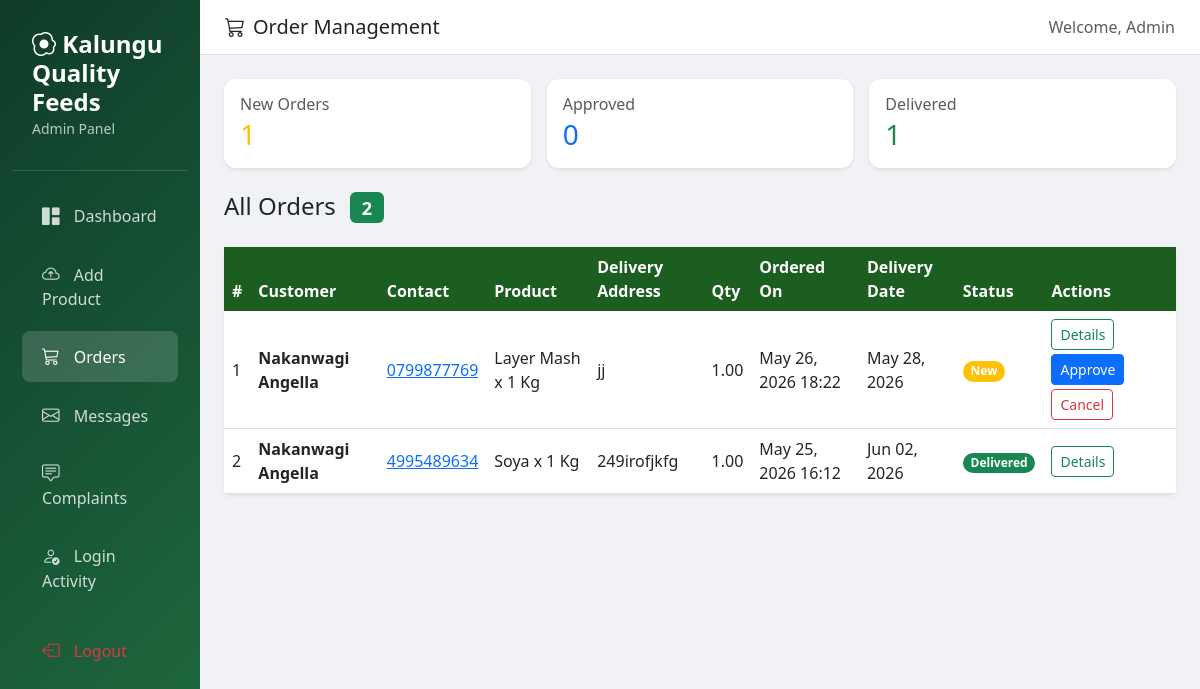
Screenshot of /Admin/view_orders.php (signed in) with the database file from the repository.
### tables this page shows
CREATE TABLE IF NOT EXISTS orders (
    id INT(11) AUTO_INCREMENT PRIMARY KEY,
    user_id INT(11) NOT NULL,
    full_name VARCHAR(100) NOT NULL,
    phone VARCHAR(20) NOT NULL,
    product VARCHAR(50) NOT NULL,
    quantity DECIMAL(10,2) NOT NULL,
    delivery_address TEXT NOT NULL,
    delivery_date DATE NOT NULL,
    order_date TIMESTAMP DEFAULT CURRENT_TIMESTAMP,
    status VARCHAR(20) DEFAULT 'pending'
);

### Admin/view_orders.php (the view, shortened to what this page needs)
<?php
include 'connection.php';
$orders = [];
$status_aliases = [
    'new' => 'pending',
    'confirmed' => 'approved',
    'processing' => 'approved',
    'completed' => 'delivered',
];
$table_check = mysqli_query($conn, "SHOW TABLES LIKE 'orders'");
if ($table_check && mysqli_num_rows($table_check) > 0) {
    $order_sort_column = 'id';
    $columns = [];
    $columns_result = mysqli_query($conn, 'SHOW COLUMNS FROM orders');
    if ($columns_result) {
        while ($col = mysqli_fetch_assoc($columns_result)) {
            $columns[] = $col['Field'];
        }
    }
    foreach (['order_date', 'created_at', 'date', 'id'] as $candidate) {
        if (in_array($candidate, $columns, true)) {
            $order_sort_column = $candidate;
            break;
        }
    }
    $query = "SELECT o.*, u.username, u.email AS account_email
              FROM orders o
              LEFT JOIN users u ON o.user_id = u.user_id
              ORDER BY o.`" . $order_sort_column . "` DESC, o.id DESC";
    $res = mysqli_query($conn, $query);
    if ($res) {
        while ($row = mysqli_fetch_assoc($res)) {
            $raw_status = strtolower(trim((string) ($row['status'] ?? 'pending')));
            $normalized_status = $status_aliases[$raw_status] ?? $raw_status;
            $orders[] = [
                'id' => isset($row['id']) ? (int) $row['id'] : 0,
                'customer' => trim($row['full_name'] ?? $row['Customer_Name'] ?? $row['customer_name'] ?? 'Unknown'),
                'username' => trim($row['username'] ?? ''),
                'email' => trim($row['account_email'] ?? $row['Email'] ?? $row['email'] ?? ''),
                'phone' => trim($row['phone'] ?? $row['Phone'] ?? ''),
                'product' => trim($row['product'] ?? 'N/A'),
                'quantity' => isset($row['quantity']) ? (string) $row['quantity'] : 'N/A',
                'delivery_address' => trim($row['delivery_address'] ?? $row['Delivery Address'] ?? ''),
                'delivery_date' => trim($row['delivery_date'] ?? $row['Delivery Date'] ?? ''),
                'order_date' => trim($row['order_date'] ?? $row['created_at'] ?? $row['date'] ?? ''),
                'status' => $normalized_status,
            ];
        }
    }
}
$new_orders = count(array_filter($orders, static function ($order) {
    return ($order['status'] ?? '') === 'pending';
}));
$approved_orders = count(array_filter($orders, static function ($order) {
    return ($order['status'] ?? '') === 'approved';
}));
$delivered_orders = count(array_filter($orders, static function ($order) {
    return ($order['status'] ?? '') === 'delivered';
}));
$status_colors = [
    'pending' => 'warning',
    'approved' => 'primary',
    'delivered' => 'success',
    'cancelled' => 'danger',
];
$status_labels = [
    'pending' => 'New',
    'approved' => 'Approved',
    'delivered' => 'Delivered',
    'cancelled' => 'Cancelled',
];
?>
<!DOCTYPE html>
<html lang="en">
<head>
    <link href="https://cdn.jsdelivr.net/npm/bootstrap@5.3.0/dist/css/bootstrap.min.css" rel="stylesheet">
    <link href="https://cdn.jsdelivr.net/npm/bootstrap-icons@1.11.0/font/bootstrap-icons.css" rel="stylesheet">
</head>
<body>
    <div class="container-fluid">
        <div class="row">
            <div class="col-md-3 col-lg-2 sidebar d-none d-md-block">
                <div class="brand">
                    <h4><i class="bi bi-egg-fried"></i> Kalungu Quality Feeds</h4>
                    <small>Admin Panel</small>
                </div>
                <nav class="nav flex-column">
                    <a class="nav-link" href="admin.php"><i class="bi bi-grid-1x2-fill"></i> Dashboard</a>
                    <a class="nav-link" href="upload_photo.php"><i class="bi bi-cloud-arrow-up"></i> Add Product</a>
                    <a class="nav-link active" href="view_orders.php"><i class="bi bi-cart3"></i> Orders</a>
                    <a class="nav-link" href="view_messages.php"><i class="bi bi-envelope"></i> Messages</a>
                    <a class="nav-link" href="view_complaints.php"><i class="bi bi-chat-square-text"></i> Complaints</a>
                    <a class="nav-link" href="login_activity.php"><i class="bi bi-person-check"></i> Login Activity</a>
                    <a class="nav-link text-danger mt-3" href="adlogout.php"><i class="bi bi-box-arrow-left"></i> Logout</a>
                </nav>
            </div>
            <div class="col-md-9 col-lg-10 p-0">
                <div class="top-bar d-flex justify-content-between align-items-center">
                    <h5 class="mb-0"><i class="bi bi-cart3 me-2"></i>Order Management</h5>
                    <div class="d-flex align-items-center gap-3">
                        <span class="text-muted">Welcome, <?php echo htmlspecialchars($_SESSION['username']); ?></span>
                    </div>
                </div>
                <div class="p-4">
                    <div class="row g-3 mb-4">
                        <div class="col-sm-4">
                            <div class="card stats-card shadow-sm">
                                <div class="card-body">
                                    <h6 class="text-muted mb-1">New Orders</h6>
                                    <h3 class="mb-0 text-warning"><?php echo $new_orders; ?></h3>
                                </div>
                            </div>
                        </div>
                        <div class="col-sm-4">
                            <div class="card stats-card shadow-sm">
                                <div class="card-body">
                                    <h6 class="text-muted mb-1">Approved</h6>
                                    <h3 class="mb-0 text-primary"><?php echo $approved_orders; ?></h3>
                                </div>
                            </div>
                        </div>
                        <div class="col-sm-4">
                            <div class="card stats-card shadow-sm">
                                <div class="card-body">
                                    <h6 class="text-muted mb-1">Delivered</h6>
                                    <h3 class="mb-0 text-success"><?php echo $delivered_orders; ?></h3>
                                </div>
                            </div>
                        </div>
                    </div>
                    <div class="d-flex justify-content-between align-items-center mb-4">
                        <h4 class="mb-0">All Orders
                            <span class="badge bg-success ms-2"><?php echo count($orders); ?></span>
                        </h4>
                    </div>
                    <?php if (count($orders) > 0): ?>
                        <div class="card shadow-sm border-0 rounded-3">
                            <div class="card-body p-0">
                                <div class="table-responsive">
                                    <table class="table orders-table align-middle mb-0">
                                        <thead>
                                            <tr>
                                                <th>#</th>
                                                <th>Customer</th>
                                                <th>Contact</th>
                                                <th>Product</th>
                                                <th>Delivery Address</th>
                                                <th>Qty</th>
                                                <th>Ordered On</th>
                                                <th>Delivery Date</th>
                                                <th>Status</th>
                                                <th>Actions</th>
                                            </tr>
                                        </thead>
                                        <tbody>
                                            <?php foreach ($orders as $i => $order):
                                                $status = strtolower($order['status'] ?? 'pending');
                                                $badge = $status_colors[$status] ?? 'secondary';
                                                $status_label = $status_labels[$status] ?? ucfirst($status);
                                                $is_new = ($status === 'pending');
                                                $ordered_on_display = 'N/A';
                                                if (!empty($order['order_date'])) {
                                                    $ordered_ts = strtotime($order['order_date']);
                                                    $ordered_on_display = $ordered_ts ? date('M d, Y H:i', $ordered_ts) : $order['order_date'];
                                                }
                                                $delivery_on_display = 'N/A';
                                                if (!empty($order['delivery_date'])) {
                                                    $delivery_ts = strtotime($order['delivery_date']);
                                                    $delivery_on_display = $delivery_ts ? date('M d, Y', $delivery_ts) : $order['delivery_date'];
                                                }
                                            ?>
                                                <tr class="<?php echo $is_new ? 'order-row-new' : ''; ?>">
                                                    <td><?php echo $i + 1; ?></td>
                                                    <td>
                                                        <div class="fw-bold"><?php echo htmlspecialchars($order['customer']); ?></div>
                                                    </td>
                                                    <td>
                                                        <?php if (!empty($order['phone'])): ?>
                                                            <div><a href="tel:<?php echo htmlspecialchars($order['phone']); ?>"><?php echo htmlspecialchars($order['phone']); ?></a></div>
                                                        <?php endif; ?>
                                                    </td>
                                                    <td>
                                                        <div><?php echo htmlspecialchars($order['product']); ?></div>
                                                    </td>
                                                    <td>
                                                        <?php echo htmlspecialchars($order['delivery_address'] !== '' ? $order['delivery_address'] : ''); ?>
                                                    </td>
                                                    <td><?php echo htmlspecialchars($order['quantity']); ?></td>
                                                    <td><?php echo htmlspecialchars($ordered_on_display); ?></td>
                                                    <td><?php echo htmlspecialchars($delivery_on_display); ?></td>
                                                    <td>
                                                        <span class="badge rounded-pill bg-<?php echo $badge; ?>">
                                                            <?php echo htmlspecialchars($status_label); ?>
                                                        </span>
                                                    </td>
                                                    <td>
                                                        <div class="d-flex flex-wrap gap-1">
                                                            <a href="order_detail.php?id=<?php echo intval($order['id']); ?>" class="btn btn-outline-success btn-sm">Details</a>
                                                            <?php if ($status === 'pending'): ?>
                                                                <form method="POST" class="m-0">
                                                                    <button type="submit" class="btn btn-primary btn-sm">Approve</button>
                                                                </form>
                                                            <?php endif; ?>
                                                            <?php if (in_array($status, ['pending', 'approved'], true)): ?>
                                                                <form method="POST" class="m-0" onsubmit="return confirm('Cancel this order?');">
                                                                    <button type="submit" class="btn btn-outline-danger btn-sm">Cancel</button>
                                                                </form>
                                                            <?php endif; ?>
                                                        </div>
                                                    </td>
                                                </tr>
                                            <?php endforeach; ?>
                                        </tbody>
                                    </table>
                                </div>
                            </div>
                        </div>
                    <?php endif; ?>
                </div>
            </div>
        </div>
    </div>
</body>
</html>

### Admin/view_orders.php (style rules this page uses)
:root { --leaf-900: #0f3c2a; --leaf-700: #1f6b3f; }
body { background: #f0f2f5; }
.sidebar { background: linear-gradient(135deg, var(--leaf-900), var(--leaf-700)); min-height: 100vh; color: #fff; padding-top: 20px; }
.sidebar .nav-link { color: rgba(255, 255, 255, 0.8); padding: 12px 20px; border-radius: 8px; margin: 4px 10px; transition: all 0.2s; }
.sidebar .nav-link:hover, .sidebar .nav-link.active { background: rgba(255, 255, 255, 0.15); color: #fff; }
.sidebar .nav-link i { margin-right: 10px; font-size: 1.1rem; }
.brand { padding: 10px 20px 30px; border-bottom: 1px solid rgba(255, 255, 255, 0.15); margin-bottom: 15px; }
.brand h4 { margin: 0; font-weight: 700; }
.brand small { opacity: 0.7; }
.top-bar { background: #fff; border-bottom: 1px solid #e0e0e0; padding: 15px 25px; }
.orders-table thead th { background: #1b5e20; color: #fff; border: none; }
.orders-table tbody tr { transition: background 0.15s; }
.order-row-new { background: #fff8e1; }
.stats-card { border: 0; border-radius: 12px; }

### rows the page displays
orders: full_name "Nakanwagi Angella", phone "0799877769", product "Layer Mash x 1 Kg", delivery_address "jj", quantity "1.00", order_date "May 26, 2026 18:22", delivery_date "May 28, 2026", status "New"
orders: full_name "Nakanwagi Angella", phone "4995489634", product "Soya x 1 Kg", delivery_address "249irofjkfg", quantity "1.00", order_date "May 25, 2026 16:12", delivery_date "Jun 02, 2026", status "Delivered"

### other values shown
$_SESSION['username'] "Admin"
$new_orders "1"
$approved_orders "0"
$delivered_orders "1"
count($orders) "2"
